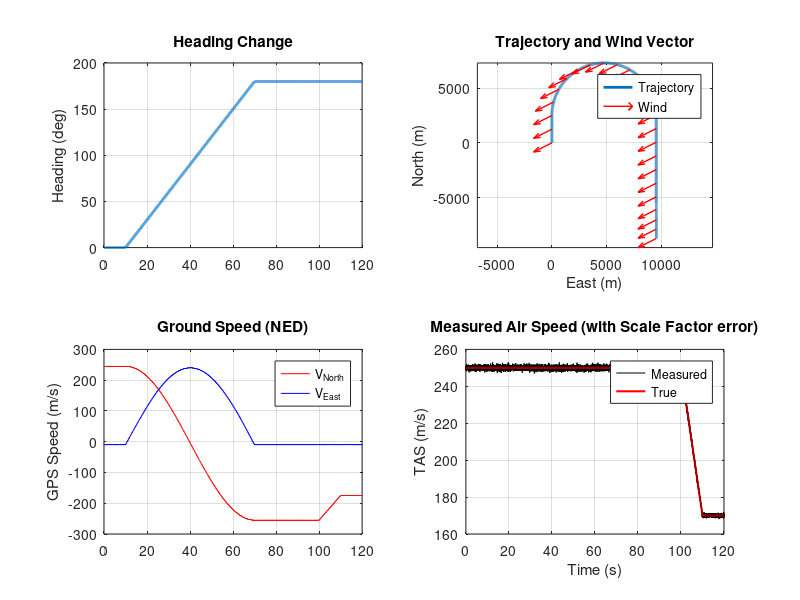
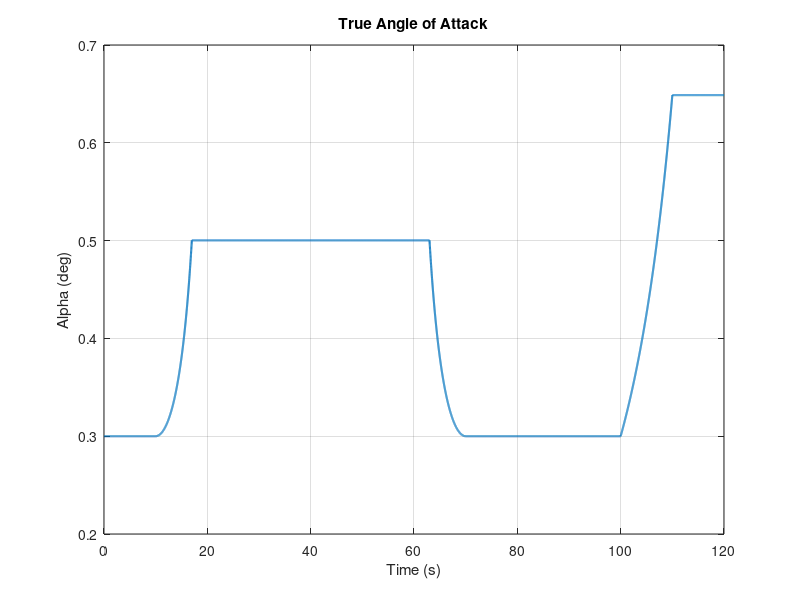

Source code (MATLAB) for these figures, in order:
rng(0, 'twister');

clear; clc; close all;
dt = 0.01;              
T_total = 120;           
time = 0:dt:T_total;   
N = length(time);
g = 9.81;              
Va_ref_start = 250; %air speed until step decrease
Va_ref_end = 170;   %air speed at the end of step_decrease
%True vals
Va_true_mag = zeros(1,N);     % TAS
Wind_N =-5.0;           %m/s
Wind_E = -10.0;         
Wind_D = 0.0;           
Vw_N_vec = [Wind_N; Wind_E; Wind_D]; 
%Sensor noises
SF_true =  1;%0.97;     
noise_acc = 0.1;       
noise_gyro = 0.002;    
noise_gps = 0.2;       
noise_pitot = 1.0;      
%% Trajectory generation
%psi = yaw , theta = pitch, phi = roll;
phi = zeros(1, N);      
theta = zeros(1, N);    
psi = zeros(1, N);      
% coordinated turn --> 10-30 , step decrease 45 - 50;
idx_turn_start = round(10 / dt) + 1;
idx_turn_end   = round(70 / dt) + 1;
idx_step_dec_start = (100/dt) + 1;
idx_step_dec_end   = round(110/dt) + 1;
Va_true_mag(1:idx_step_dec_start) = Va_ref_start; %Step decrease başına kadar sabit 50;
Va_true_mag(idx_step_dec_start : idx_step_dec_end) = linspace(Va_ref_start,Va_ref_end,(idx_step_dec_end - idx_step_dec_start) + 1 ); % 50den 30 düşüş
Va_true_mag(idx_step_dec_end:end) = Va_ref_end;
% Yaw during trajectory
psi(1:idx_turn_start) = 0;
psi(idx_turn_start:idx_turn_end) = linspace(0, pi, idx_turn_end - idx_turn_start + 1);
psi(idx_turn_end:end) = pi;
% Yaw rate
turn_duration = time(idx_turn_end) - time(idx_turn_start);
psi_dot_val = pi / turn_duration; % rad/s
% Required Roll for coordinated turn
% tan(phi) = (V * psi_dot) / g
V_turn_avg = mean(Va_true_mag(idx_turn_start:idx_turn_end)); % Ortalama hız
phi_target = atan((V_turn_avg * psi_dot_val) / g);
%Transition time for smooth roll 
t_transition = 7.0; 
n_trans = round(t_transition / dt);
idx_flat_start = idx_turn_start + n_trans; 
idx_flat_end   = idx_turn_end - n_trans;   
phi(idx_turn_start : idx_flat_start) = linspace(0, phi_target, n_trans + 1);
phi(idx_flat_start : idx_flat_end) = phi_target;
phi(idx_flat_end : idx_turn_end) = linspace(phi_target, 0, n_trans + 1);
alpha_start =  0.3 * pi/180; % AoA before step decrease
n_load = 1./cos(phi);
alpha_rad = alpha_start * (Va_ref_start ./ Va_true_mag).^2 .* n_load;
theta = atan( tan(alpha_rad) .* cos(phi) );
%Derivatives
d_phi = gradient(phi, dt);
d_theta = gradient(theta, dt);
d_psi = gradient(psi, dt);
%% Velocity and acceleration calculations
p = zeros(1, N); q = zeros(1, N); r = zeros(1, N);
Va_b = zeros(3,N);
Va_N = zeros(3, N); % Airspeed in NED
Vg_N = zeros(3, N); % Groundspeedin NED
acc_body = zeros(3, N); % Accelerometer vals
% Velocity calc.
for k = 1:N
    
    ph = phi(k); th = theta(k); ps = psi(k);
    
    %(Euler Rates -> Body Rates)
    
    R_rates = [1,  0,       -sin(th);
               0,  cos(ph),  sin(ph)*cos(th);
               0, -sin(ph),  cos(ph)*cos(th)];
           
    euler_rates = [d_phi(k); d_theta(k); d_psi(k)];
    body_rates = R_rates * euler_rates;
    
    p(k) = body_rates(1);
    q(k) = body_rates(2);
    r(k) = body_rates(3);
    
    % Body -> NED)
    cph = cos(ph); sph = sin(ph);
    cth = cos(th); sth = sin(th);
    cps = cos(ps); sps = sin(ps);
    
    C_b_n = [cth*cps, sph*sth*cps - cph*sps, cph*sth*cps + sph*sps;
             cth*sps, sph*sth*sps + cph*cps, cph*sth*sps - sph*cps;
            -sth,     sph*cth,               cph*cth];
        
    % Body frame air speed
    Va_b(:,k) = [Va_true_mag(k) * cos(alpha_rad(k)); 0; Va_true_mag(k) * sin(alpha_rad(k))]; 
    
    % NED frame air speed
    Va_N(:, k) = C_b_n * Va_b(:,k);
    
    % Ground speed from velocity vector
    Vg_N(:, k) = Va_N(:, k) + Vw_N_vec;
end
% --- İvme Hesaplama (Reverse INS) ---
% İvme = d(Vg)/dt (Nav Frame)
% İvmeölçer yerçekimini de ölçer: f_b = C_n^b * (a_n - g_n)
% Yer Hızının Türevi (Nav Frame İvmesi)
acc_nav = gradient(Vg_N, dt); % 3xN matrix türevi
g_n = [0; 0; 9.81]; 
for k = 1:N
    %(NED -> Body) 
    ph = phi(k); th = theta(k); ps = psi(k);
    cph = cos(ph); sph = sin(ph);
    cth = cos(th); sth = sin(th);
    cps = cos(ps); sps = sin(ps);
    
    C_b_n = [cth*cps, sph*sth*cps - cph*sps, cph*sth*cps + sph*sps;
             cth*sps, sph*sth*sps + cph*cps, cph*sth*sps - sph*cps;
            -sth,     sph*cth,               cph*cth];
    
    C_n_b = C_b_n'; 
    
    
    % Real accel. extract gravity
    f_b = C_n_b * (acc_nav(:, k) - g_n);
    
    acc_body(:, k) = f_b;
end
%% Sensor datas
%INS
meas_acc = acc_body + noise_acc * randn(3, N);
meas_gyro = [p; q; r] + noise_gyro * randn(3, N);
%GPS
meas_Vg = Vg_N + noise_gps * randn(3, N);
%Pitot
meas_TAS = (Va_true_mag * SF_true) + ((Va_true_mag .* 0.01 + 0.05)./3) .* randn(1, N);
% meas_TAS = (Va_true_mag * SF_true) + noise_pitot.* randn(1, N);
%% Plot
figure(1);
subplot(2, 2, 1);
plot(time, psi * 180 / pi, 'LineWidth', 2);
grid on;
ylabel('Heading (deg)');
title('Heading Change');
subplot(2, 2, 2);
pos_E = cumsum(Va_N(2, :)) * dt;
pos_N = cumsum(Va_N(1, :)) * dt;
plot(pos_E, pos_N, 'LineWidth', 2);
grid on;
axis equal;
hold on;
quiver(pos_E(1:500:end), pos_N(1:500:end), ...
       ones(size(pos_E(1:500:end))) * Wind_E, ...
       ones(size(pos_N(1:500:end))) * Wind_N, ...
       0.5, 'r', 'LineWidth', 1);
xlabel('East (m)');
ylabel('North (m)');
title('Trajectory and Wind Vector');
legend('Trajectory', 'Wind', 'Location', 'best');
subplot(2, 2, 3);
plot(time, meas_Vg(1, :), 'r', time, meas_Vg(2, :), 'b');
grid on;
ylabel('GPS Speed (m/s)');
title('Ground Speed (NED)');
legend('V_{North}', 'V_{East}');
subplot(2, 2, 4);
plot(time, meas_TAS, 'k');
hold on;
plot(time, Va_true_mag, 'r', 'LineWidth', 1.5);
grid on;
ylabel('TAS (m/s)');
title('Measured Air Speed (with Scale Factor error)');
xlabel('Time (s)');
legend('Measured', 'True');
figure(2);
plot(time, alpha_rad * 180 / pi, 'LineWidth', 1.5);
grid on;
title('True Angle of Attack');
xlabel('Time (s)');
ylabel('Alpha (deg)');
%%  Extract data
sim_data.time = time;
sim_data.imu.acc = meas_acc;    
sim_data.imu.gyro = meas_gyro;  
sim_data.gps.vel = meas_Vg;     
sim_data.gps.sigma = noise_gps;
sim_data.pitot.tas = meas_TAS; 
sim_data.pitot.sigma = noise_pitot;
sim_data.truth.wind = Vw_N_vec;
sim_data.truth.sf = SF_true;
sim_data.truth.AoA = alpha_rad;
sim_data.att = [phi;theta;psi];
sim_data.truth.Va_b = Va_b;
save('wind_est_sim_data.mat', 'sim_data');
